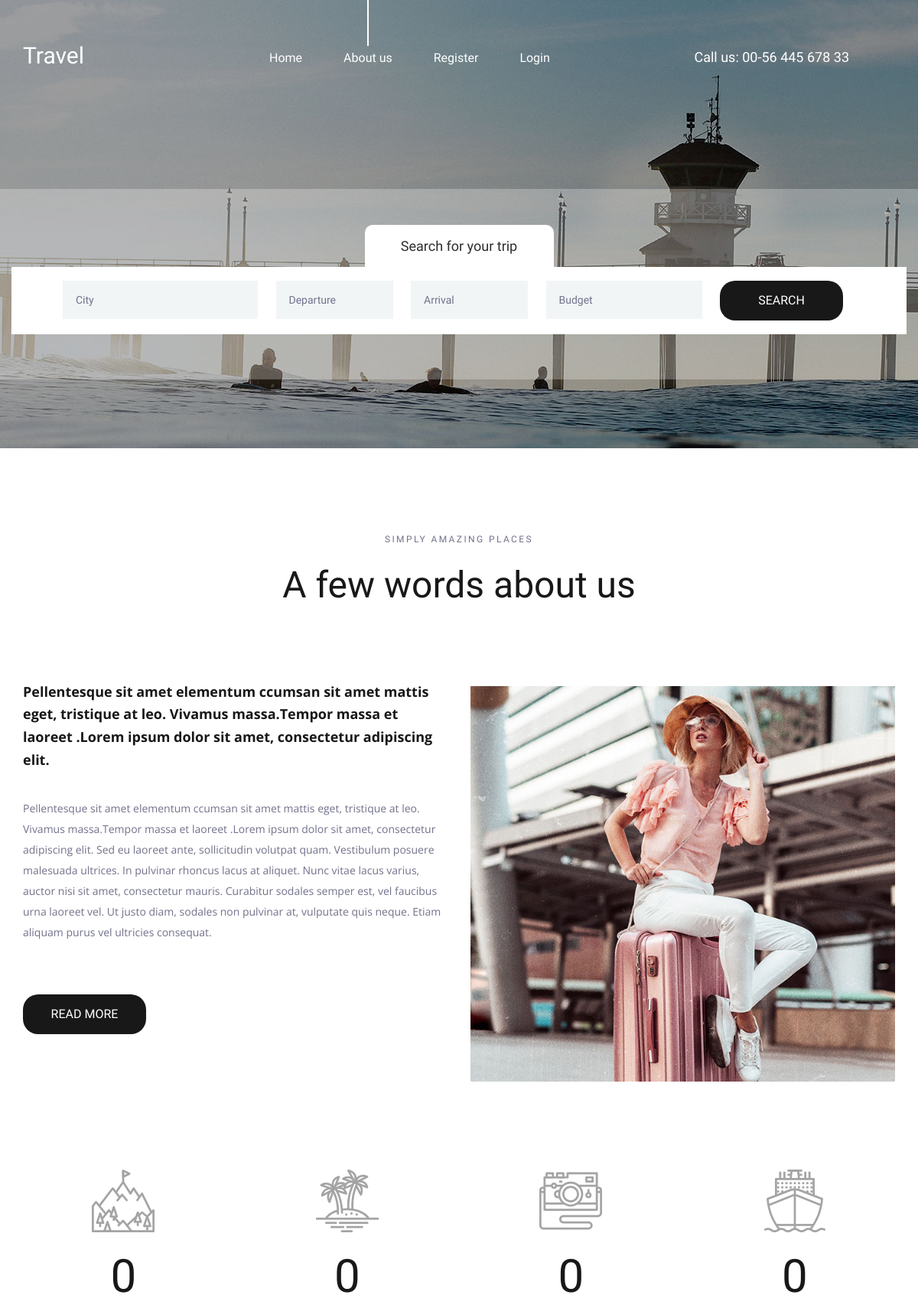
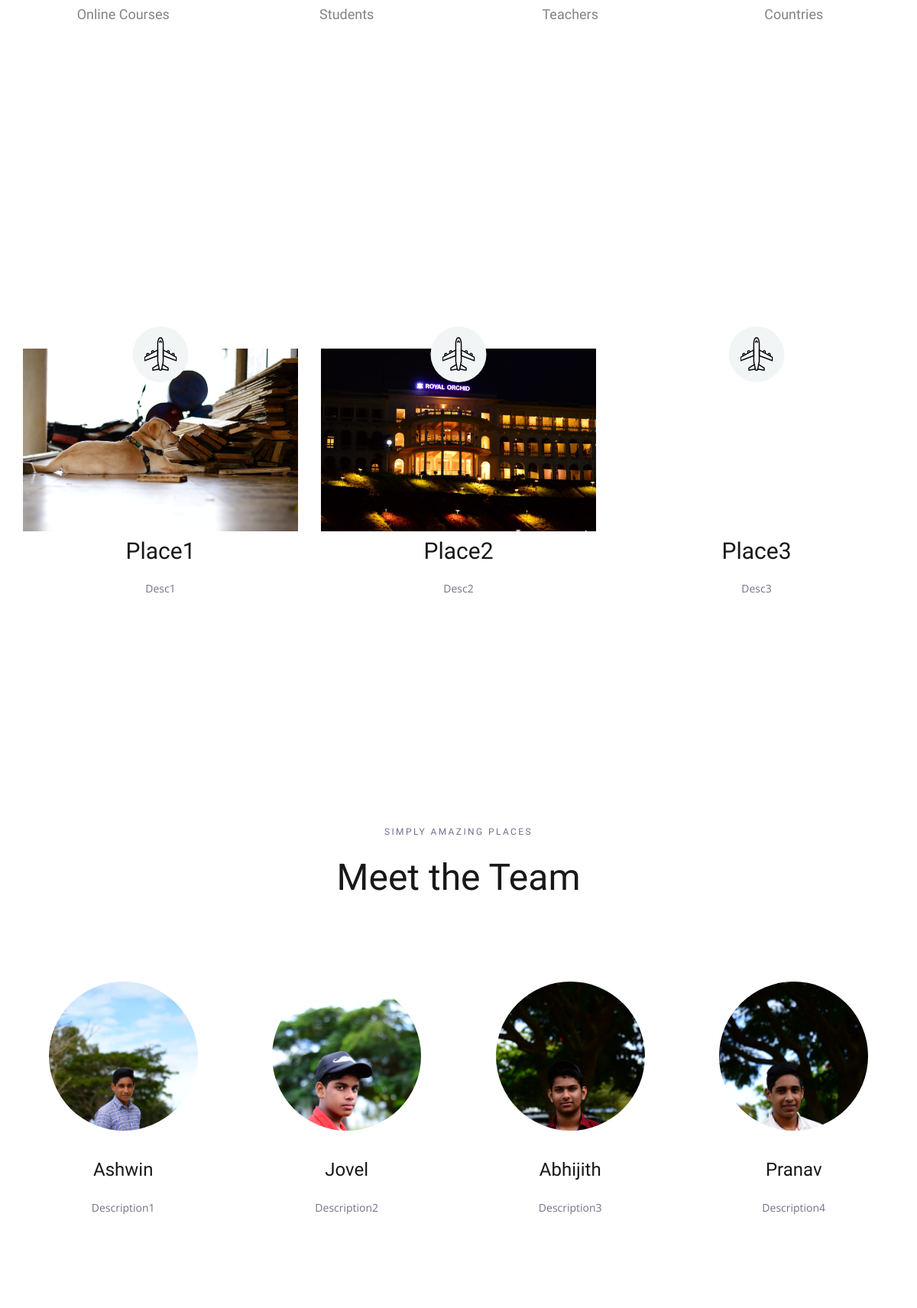
The page / (upper part) on the database its author committed (2 pictures, top to bottom).
### tourismapp/models.py (models this page shows, shortened)
class Place(models.Model):
    name=models.CharField(max_length=250)
    img=models.ImageField(upload_to='pics')
    desc=models.TextField()

class People(models.Model):
    name=models.CharField(max_length=250)
    img=models.ImageField(upload_to='pics')
    descr=models.TextField()

### tourismapp/views.py (the view)
# urls.py: path('', views.fun1, name='fun1'),
def fun1(request):
    obj=Place.objects.all()
    obj2=People.objects.all()
    return render(request, "index.html",{'result':obj, 'ppl':obj2})

### Template/index.html (shortened to what this page needs)
{% load static %}
<!DOCTYPE html>
<html lang="en">
<head>
<link rel="stylesheet" type="text/css" href="{% static 'styles/bootstrap4/bootstrap.min.css' %}">
<link href="{% static 'plugins/font-awesome-4.7.0/css/font-awesome.min.css' %}" rel="stylesheet" type="text/css">
<link rel="stylesheet" type="text/css" href="{% static 'plugins/OwlCarousel2-2.2.1/owl.carousel.css' %}">
<link rel="stylesheet" type="text/css" href="{% static 'plugins/OwlCarousel2-2.2.1/owl.theme.default.css' %}">
<link rel="stylesheet" type="text/css" href="{% static 'plugins/OwlCarousel2-2.2.1/animate.css' %}">
<link rel="stylesheet" type="text/css" href="{% static 'styles/about.css' %}">
<link rel="stylesheet" type="text/css" href="{% static 'styles/about_responsive.css' %}">
</head>
<body>
<div class="super_container">
	<header class="header">
		<div class="container">
			<div class="row">
				<div class="col">
					<div class="header_content d-flex flex-row align-items-center justify-content-start">
						<div class="header_content_inner d-flex flex-row align-items-end justify-content-start">
							<div class="logo"><a href="index.html">Travel</a></div>
							<nav class="main_nav">
								<ul class="d-flex flex-row align-items-start justify-content-start">
									<li><a href="index.html">Home</a></li>
									<li class="active"><a href="about.html">About us</a></li>
									{% if user.is_authenticated %}
									<li> Hello{{user.username}} </li>
									<li><a href="credentials/logout">Logout</a></li>
									{% else %}
									<li><a href="credentials/register">Register</a></li>
									<li><a href="credentials/login">Login</a></li>
									{% endif %}
								</ul>
							</nav>
							<div class="header_phone ml-auto">Call us: 00-56 445 678 33</div>
						</div>
					</div>
				</div>
			</div>
		</div>
	</header>
	<div class="home">
		<div class="background_image" style="background-image:url({% static 'images/about.jpg' %})"></div>
	</div>
	<div class="home_search">
		<div class="container">
			<div class="row">
				<div class="col">
					<div class="home_search_container">
						<div class="home_search_title">Search for your trip</div>
						<div class="home_search_content">
							<form action="#" class="home_search_form" id="home_search_form">
								<div class="d-flex flex-lg-row flex-column align-items-start justify-content-lg-between justify-content-start">
									<input type="text" class="search_input search_input_1" placeholder="City" required="required">
									<input type="text" class="search_input search_input_2" placeholder="Departure" required="required">
									<input type="text" class="search_input search_input_3" placeholder="Arrival" required="required">
									<input type="text" class="search_input search_input_4" placeholder="Budget" required="required">
									<button class="home_search_button">search</button>
								</div>
							</form>
						</div>
					</div>
				</div>
			</div>
		</div>
	</div>
	<div class="about">
		<div class="container">
			<div class="row">
				<div class="col text-center">
					<div class="section_subtitle">simply amazing places</div>
					<div class="section_title"><h2>A few words about us</h2></div>
				</div>
			</div>
			<div class="row about_row">
				<div class="col-lg-6">
					<div class="about_content">
						<div class="text_highlight">Pellentesque sit amet elementum ccumsan sit amet mattis eget, tristique at leo. Vivamus massa.Tempor massa et laoreet .Lorem ipsum dolor sit amet, consectetur adipiscing elit.</div>
						<div class="about_text">
							<p>Pellentesque sit amet elementum ccumsan sit amet mattis eget, tristique at leo. Vivamus massa.Tempor massa et laoreet .Lorem ipsum dolor sit amet, consectetur adipiscing elit. Sed eu laoreet ante, sollicitudin volutpat quam. Vestibulum posuere malesuada ultrices. In pulvinar rhoncus lacus at aliquet. Nunc vitae lacus varius, auctor nisi sit amet, consectetur mauris. Curabitur sodales semper est, vel faucibus urna laoreet vel. Ut justo diam, sodales non pulvinar at, vulputate quis neque. Etiam aliquam purus vel ultricies consequat.</p>
						</div>
						<div class="button about_button"><a href="#">read more</a></div>
					</div>
				</div>
				<div class="col-lg-6">
					<div class="about_image"><img src="{% static 'images/about_1.jpg' %}" alt=""></div>
				</div>
			</div>
		</div>
	</div>
	<div class="milestones">
		<div class="container">
			<div class="row">
				<div class="col-lg-3 milestone_col">
					<div class="milestone text-center">
						<div class="milestone_icon"><img src="{% static 'images/mountain.svg' %}" alt=""></div>
						<div class="milestone_counter" data-end-value="17">0</div>
						<div class="milestone_text">Online Courses</div>
					</div>
				</div>
				<div class="col-lg-3 milestone_col">
					<div class="milestone text-center">
						<div class="milestone_icon"><img src="{% static 'images/island.svg' %}" alt=""></div>
						<div class="milestone_counter" data-end-value="213">0</div>
						<div class="milestone_text">Students</div>
					</div>
				</div>
				<div class="col-lg-3 milestone_col">
					<div class="milestone text-center">
						<div class="milestone_icon"><img src="{% static 'images/camera.svg' %}" alt=""></div>
						<div class="milestone_counter" data-end-value="11923">0</div>
						<div class="milestone_text">Teachers</div>
					</div>
				</div>
				<div class="col-lg-3 milestone_col">
					<div class="milestone text-center">
						<div class="milestone_icon"><img src="{% static 'images/boat.svg' %}" alt=""></div>
						<div class="milestone_counter" data-end-value="15">0</div>
						<div class="milestone_text">Countries</div>
					</div>
				</div>
			</div>
		</div>
	</div>
	<div class="why">
		<div class="parallax_background parallax-window" data-parallax="scroll" data-image-src="{% static 'images/why.jpg' %}" data-speed="0.8"></div>
		<div class="container">
			<div class="row">
				<div class="col text-center">
					<div class="section_subtitle">simply amazing places</div>
					<div class="section_title"><h2>Why choose us?</h2></div>
				</div>
			</div>
			<div class="row why_row">
				{% for i in result %}
				<div class="col-lg-4 why_col">
					<div class="why_item">
						<div class="why_image">
							<img src="{{i.img.url}}" alt="">
							<div class="why_icon d-flex flex-column align-items-center justify-content-center">
								<img src="{% static 'images/why_1.svg' %}" alt="">
							</div>
						</div>
						<div class="why_content text-center">
							<div class="why_title">{{i.name}}</div>
							<div class="why_text">
								<p>{{i.desc}}</p>
							</div>
						</div>
					</div>
				</div>
				{% endfor %}
			</div>
		</div>
	</div>
	<div class="team">
		<div class="container">
			<div class="row">
				<div class="col text-center">
					<div class="section_subtitle">simply amazing places</div>
					<div class="section_title"><h2>Meet the Team</h2></div>
				</div>
			</div>
			<div class="row team_row">
				{% for i in ppl %}
				<div class="col-xl-3 col-md-6 team_col">
					<div class="team_item d-flex flex-column align-items-center justify-content-start text-center">
						<div class="team_image"><img src="{{i.img.url}}" alt=""></div>
						<div class="team_content">
							<div class="team_title"><a href="#">{{i.name}}</a></div>
							<div class="team_text">
								<p>{{i.descr}}</p>
							</div>
						</div>
					</div>
				</div>
                {% endfor %}
			</div>
		</div>
	</div>
</div>
</body>
</html>

### rows shown on the page
Place: img (picture), name "Place1", desc "Desc1"
Place: img (picture), name "Place2", desc "Desc2"
Place: name "Place3", desc "Desc3"
People: img (picture), name "Ashwin", descr "Description1"
People: img (picture), name "Jovel", descr "Description2"
People: img (picture), name "Abhijith", descr "Description3"
People: img (picture), name "Pranav", descr "Description4"
